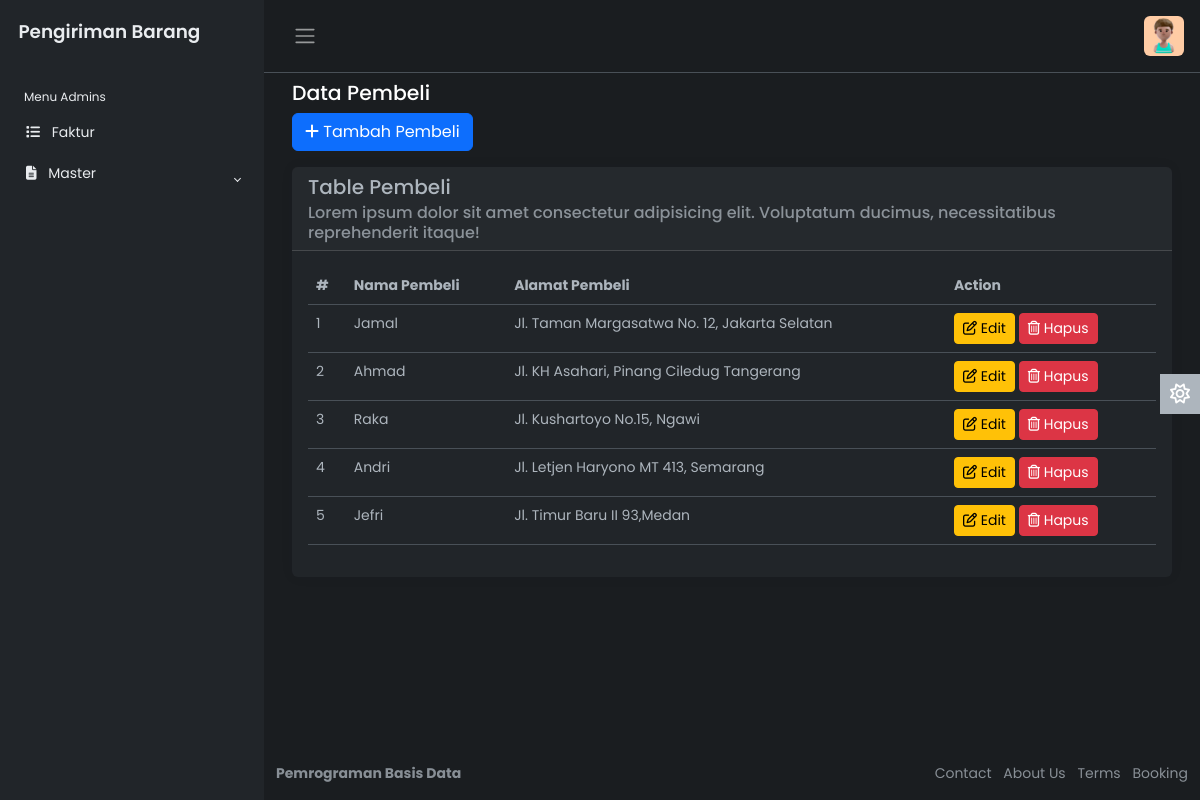
/pembeli.php, run on the app's committed database.
### tables this page shows
CREATE TABLE `pembeli` (
  `id_pembeli` varchar(10) NOT NULL,
  `nama_pembeli` varchar(30) NOT NULL,
  `alamat` text NOT NULL
);

### pembeli.php (the view, shortened to what this page needs)
<?php
include 'config.php';
$stmt = $pdo->query("SELECT * FROM pembeli");
$pembelis = $stmt->fetchAll(PDO::FETCH_ASSOC);
?>
<!DOCTYPE html>
<html lang="en" data-bs-theme="dark">
<head>
    <link rel="stylesheet" href="https://cdn.jsdelivr.net/npm/bootstrap@5.3.0-alpha2/dist/css/bootstrap.min.css" />
    <link rel="stylesheet" href="css/style.css" />
</head>
<body>
    <div class="wrapper">
        <aside id="sidebar" class="js-sidebar">
            <div class="h-100">
                <div class="sidebar-logo">
                    <a href="#">Pengiriman Barang</a>
                </div>
                <ul class="sidebar-nav">
                    <li class="sidebar-header">Menu Admins</li>
                    <li class="sidebar-item">
                        <a href="index.php" class="sidebar-link">
                            <i class="fa-solid fa-list pe-2"></i>
                            Faktur
                        </a>
                    </li>
                    <li class="sidebar-item">
                        <a href="#" class="sidebar-link collapsed" data-bs-target="#pages" data-bs-toggle="collapse" aria-expanded="false"><i class="fa-solid fa-file-lines pe-2"></i>
                            Master
                        </a>
                    </li>
                </ul>
            </div>
        </aside>
        <div class="main">
            <nav class="navbar navbar-expand px-3 border-bottom">
                <button class="btn" id="sidebar-toggle" type="button">
                    <span class="navbar-toggler-icon"></span>
                </button>
                <div class="navbar-collapse navbar">
                    <ul class="navbar-nav">
                        <li class="nav-item dropdown">
                            <a href="#" data-bs-toggle="dropdown" class="nav-icon pe-md-0">
                                <img src="image/profile.jpg" class="avatar img-fluid rounded" alt="" />
                            </a>
                        </li>
                    </ul>
                </div>
            </nav>
            <main class="content px-3 py-2">
                <div class="container-fluid">
                    <div class="mb-3">
                        <h4>Data Pembeli</h4>
                        <a href="tambah/tambah_pembeli.php" class="btn btn-primary"><i class="fa fa-plus" aria-hidden="true"></i> Tambah Pembeli</a>
                    </div>
                    <div class="card border-0">
                        <div class="card-header">
                            <h5 class="card-title">Table Pembeli</h5>
                            <h6 class="card-subtitle text-muted">
                                Lorem ipsum dolor sit amet consectetur adipisicing elit.
                                Voluptatum ducimus, necessitatibus reprehenderit itaque!
                            </h6>
                        </div>
                        <div class="card-body">
                            <table class="table ">
                                <thead>
                                    <tr>
                                        <th scope="col">#</th>
                                        <th scope="col">Nama Pembeli</th>
                                        <th scope="col">Alamat Pembeli</th>
                                        <th scope="col">Action</th>
                                    </tr>
                                </thead>
                                <tbody>
                                    <?php foreach ($pembelis as $index => $pembeli) : ?>
                                        <tr>
                                            <td><?= $index + 1 ?></td>
                                            <td><?= $pembeli['nama_pembeli'] ?></td>
                                            <td><?= $pembeli['alamat'] ?></td>
                                            <td>
                                                <a href="ubah/ubah_pembeli.php" class="btn btn-warning btn-sm"><i class="fa fa-pencil-square-o" aria-hidden="true"></i> Edit</a>
                                                <a href="#" class="btn btn-danger btn-sm"><i class="fa fa-trash-o" aria-hidden="true"></i> Hapus</a>
                                            </td>
                                        </tr>
                                    <?php endforeach; ?>
                                </tbody>
                            </table>
                        </div>
                    </div>
                </div>
            </main>
            <a href="#" class="theme-toggle">
                <i class="fa-regular fa-sun"></i>
            </a>
            <footer class="footer">
                <div class="container-fluid">
                    <div class="row text-muted">
                        <div class="col-6 text-start">
                            <p class="mb-0">
                                <a href="#" class="text-muted">
                                    <strong>Pemrograman Basis Data</strong>
                                </a>
                            </p>
                        </div>
                        <div class="col-6 text-end">
                            <ul class="list-inline">
                                <li class="list-inline-item">
                                    <a href="#" class="text-muted">Contact</a>
                                </li>
                                <li class="list-inline-item">
                                    <a href="#" class="text-muted">About Us</a>
                                </li>
                                <li class="list-inline-item">
                                    <a href="#" class="text-muted">Terms</a>
                                </li>
                                <li class="list-inline-item">
                                    <a href="#" class="text-muted">Booking</a>
                                </li>
                            </ul>
                        </div>
                    </div>
                </div>
            </footer>
        </div>
    </div>
</body>
</html>

### css/style.css (style rules this page uses)
body { font-family: 'Poppins', sans-serif; font-size: 0.875rem; opacity: 1; overflow-y: scroll; margin: 0; }
a { cursor: pointer; text-decoration: none; font-family: 'Poppins', sans-serif; }
li { list-style: none; }
h4 { font-family: 'Poppins', sans-serif; font-size: 1.275rem; color: var(--bs-emphasis-color); }
.wrapper { align-items: stretch; display: flex; width: 100%; }
#sidebar { max-width: 264px; min-width: 264px; background: var(--bs-dark); transition: all 0.35s ease-in-out; }
.main { display: flex; flex-direction: column; min-height: 100vh; min-width: 0; overflow: hidden; transition: all 0.35s ease-in-out; width: 100%; background: var(--bs-dark-bg-subtle); }
.sidebar-logo { padding: 1.15rem; }
.sidebar-logo a { color: #e9ecef; font-size: 1.15rem; font-weight: 600; }
.sidebar-nav { flex-grow: 1; list-style: none; margin-bottom: 0; padding-left: 0; margin-left: 0; }
.sidebar-header { color: #e9ecef; font-size: .75rem; padding: 1.5rem 1.5rem .375rem; }
a.sidebar-link { padding: .625rem 1.625rem; color: #e9ecef; position: relative; display: block; font-size: 0.875rem; }
.sidebar-link[data-bs-toggle="collapse"]::after { border: solid; border-width: 0 .075rem .075rem 0; content: ""; display: inline-block; padding: 2px; position: absolute; right: 1.5rem; top: 1.4rem; transform: rotate(-135deg); transition: all .2s ease-out; }
.sidebar-link[data-bs-toggle="collapse"].collapsed::after { transform: rotate(45deg); transition: all .2s ease-out; }
.avatar { height: 40px; width: 40px; }
.navbar-expand .navbar-nav { margin-left: auto; }
.content { flex: 1; max-width: 100vw; width: 100vw; }
@media (min-width:768px) { .content { max-width: auto; width: auto; } }
.card { box-shadow: 0 0 .875rem 0 rgba(34, 46, 60, .05); margin-bottom: 24px; }
.theme-toggle { position: fixed; top: 50%; transform: translateY(-65%); text-align: center; z-index: 10; right: 0; left: auto; border: none; background-color: var(--bs-body-color); }
html[data-bs-theme="dark"] .theme-toggle .fa-sun, html[data-bs-theme="light"] .theme-toggle .fa-moon { cursor: pointer; padding: 10px; display: block; font-size: 1.25rem; color: #FFF; }

### data on the page
pembeli: nama_pembeli "Jamal", alamat "Jl. Taman Margasatwa No. 12, Jakarta Selatan"
pembeli: nama_pembeli "Ahmad", alamat "Jl. KH Asahari, Pinang Ciledug Tangerang"
pembeli: nama_pembeli "Raka", alamat "Jl. Kushartoyo No.15, Ngawi"
pembeli: nama_pembeli "Andri", alamat "Jl. Letjen Haryono MT 413, Semarang"
pembeli: nama_pembeli "Jefri", alamat "Jl. Timur Baru II 93,Medan"
